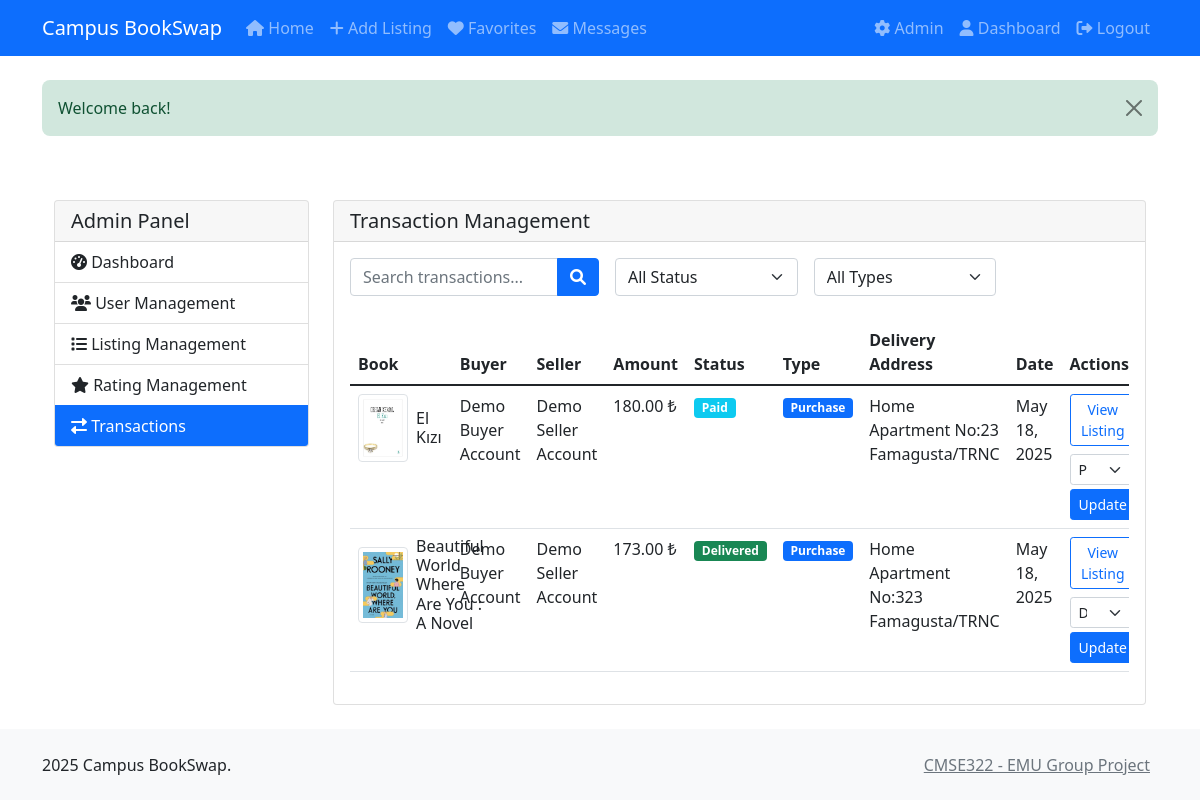
/projectfolder/admin/transactions.php (signed in), run on the app's committed database.
### tables this page shows
CREATE TABLE `transaction` (
  `transaction_id` int(11) NOT NULL,
  `buyer_id` int(11) DEFAULT NULL,
  `listing_id` int(11) DEFAULT NULL,
  `amount` decimal(10,2) DEFAULT NULL,
  `transaction_date` datetime DEFAULT current_timestamp(),
  `transaction_type` varchar(20) DEFAULT NULL CHECK (`transaction_type` in ('purchase','exchange')),
  `delivery_address` text DEFAULT NULL,
  `tracking_code` varchar(100) DEFAULT NULL,
  `courier_name` varchar(100) DEFAULT NULL,
  `transaction_status` varchar(20) DEFAULT NULL CHECK (`transaction_status` in ('paid','shipped','delivered','cancelled','completed'))
);

CREATE TABLE `user` (
  `user_id` int(11) NOT NULL,
  `phone` varchar(20) DEFAULT NULL,
  `name` varchar(100) DEFAULT NULL,
  `email` varchar(100) DEFAULT NULL,
  `reg_date` date NOT NULL,
  `pass_hash` varchar(255) NOT NULL,
  `is_admin` tinyint(1) DEFAULT 0,
  `is_blocked` tinyint(1) DEFAULT 0
);

### projectfolder/admin/transactions.php (the view, shortened to what this page needs)
<?php
$conn = getDbConnection();
$search = $_GET['search'] ?? '';
$status = $_GET['status'] ?? 'all';
$type = $_GET['type'] ?? 'all';
$page = max(1, $_GET['page'] ?? 1);
$per_page = 20;
$where_clauses = [];
$params = [];
$where_sql = $where_clauses ? 'WHERE ' . implode(' AND ', $where_clauses) : '';
$offset = ($page - 1) * $per_page;
$sql = "
    SELECT
        t.*,
        l.title as listing_title,
        COALESCE(b.title, l.title) as book_title,
        buyer.name as buyer_name,
        seller.name as seller_name,
        (SELECT image_url FROM listing_image WHERE listing_id = l.listing_id LIMIT 1) as cover_image,
        t.delivery_address
    FROM transaction t
    LEFT JOIN listing l ON t.listing_id = l.listing_id
    LEFT JOIN book b ON l.book_id = b.book_id
    LEFT JOIN user buyer ON t.buyer_id = buyer.user_id
    LEFT JOIN user seller ON l.user_id = seller.user_id
    $where_sql
    ORDER BY t.transaction_date DESC
    LIMIT ? OFFSET ?
";
$stmt = $conn->prepare($sql);
$params[] = $per_page;
$params[] = $offset;
$param_types = str_repeat('s', count($params) - 2) . 'ii';
$stmt->bind_param($param_types, ...$params);
$stmt->execute();
$transactions = $stmt->get_result()->fetch_all(MYSQLI_ASSOC);
include '../includes/header.php';
?>
<div class="container-fluid mt-4">
    <div class="row">
        <div class="col-md-3">
            <div class="card">
                <div class="card-header">
                    <h5 class="mb-0">Admin Panel</h5>
                </div>
                <div class="list-group list-group-flush">
                    <a href="/admin/" class="list-group-item list-group-item-action">
                        <i class="fas fa-tachometer-alt"></i> Dashboard
                    </a>
                    <a href="/admin/users.php" class="list-group-item list-group-item-action">
                        <i class="fas fa-users"></i> User Management
                    </a>
                    <a href="/admin/listings.php" class="list-group-item list-group-item-action">
                        <i class="fas fa-list"></i> Listing Management
                    </a>
                    <a href="/admin/ratings.php" class="list-group-item list-group-item-action">
                        <i class="fas fa-star"></i> Rating Management
                    </a>
                    <a href="/admin/transactions.php" class="list-group-item list-group-item-action active">
                        <i class="fas fa-exchange-alt"></i> Transactions
                    </a>
                </div>
            </div>
        </div>
        <div class="col-md-9">
            <div class="card">
                <div class="card-header">
                    <h5 class="float-start mb-0">Transaction Management</h5>
                </div>
                <div class="card-body">
                    <form class="row g-3 mb-4">
                        <div class="col-md-4">
                            <div class="input-group">
                                <input type="text" class="form-control" name="search"
                                       value="<?php echo htmlspecialchars($search); ?>"
                                       placeholder="Search transactions...">
                                <button class="btn btn-primary" type="submit">
                                    <i class="fas fa-search"></i>
                                </button>
                            </div>
                        </div>
                        <div class="col-md-3">
                            <select class="form-select" name="status" onchange="this.form.submit()">
                                <option value="all" <?php echo $status === 'all' ? 'selected' : ''; ?>>All Status</option>
                            </select>
                        </div>
                        <div class="col-md-3">
                            <select class="form-select" name="type" onchange="this.form.submit()">
                                <option value="all" <?php echo $type === 'all' ? 'selected' : ''; ?>>All Types</option>
                            </select>
                        </div>
                    </form>
                    <div class="table-responsive">
                        <table class="table table-hover">
                            <thead>
                                <tr>
                                    <th>Book</th>
                                    <th>Buyer</th>
                                    <th>Seller</th>
                                    <th>Amount</th>
                                    <th>Status</th>
                                    <th>Type</th>
                                    <th>Delivery Address</th>
                                    <th>Date</th>
                                    <th>Actions</th>
                                </tr>
                            </thead>
                            <tbody>
                                <?php foreach ($transactions as $transaction): ?>
                                <tr>
                                    <td>
                                        <div class="d-flex align-items-center">
                                            <?php if ($transaction['cover_image']): ?>
                                                <img src="<?php echo htmlspecialchars($transaction['cover_image']); ?>"
                                                     alt="Book cover" class="img-thumbnail me-2" style="width: 50px;">
                                            <?php endif; ?>
                                            <div>
                                                <h6 class="mb-0"><?php echo htmlspecialchars($transaction['book_title'] ?? 'Unknown Book'); ?></h6>
                                            </div>
                                        </div>
                                    </td>
                                    <td><?php echo htmlspecialchars($transaction['buyer_name'] ?? 'Unknown Buyer'); ?></td>
                                    <td><?php echo htmlspecialchars($transaction['seller_name'] ?? 'Unknown Seller'); ?></td>
                                    <td>
                                        <?php if ($transaction['transaction_type'] === 'purchase'): ?>
                                            <?php echo number_format($transaction['amount'], 2); ?> ₺
                                        <?php else: ?>
                                            Exchange
                                        <?php endif; ?>
                                    </td>
                                    <td>
                                        <span class="badge bg-<?php
                                            echo match($transaction['transaction_status']) {
                                                'paid' => 'info',
                                                'shipped' => 'primary',
                                                'delivered' => 'success',
                                                'completed' => 'success',
                                                'cancelled' => 'danger',
                                                default => 'secondary'
                                            };
                                        ?>">
                                            <?php echo ucfirst($transaction['transaction_status']); ?>
                                        </span>
                                    </td>
                                    <td>
                                        <span class="badge bg-<?php echo $transaction['transaction_type'] === 'purchase' ? 'primary' : 'info'; ?>">
                                            <?php echo ucfirst($transaction['transaction_type']); ?>
                                        </span>
                                    </td>
                                    <td><?php echo htmlspecialchars($transaction['delivery_address'] ?? 'N/A'); ?></td>
                                    <td><?php echo date('M j, Y', strtotime($transaction['transaction_date'])); ?></td>
                                    <td>
                                        <div class="btn-group btn-group-sm">
                                            <a href="/listing.php?id=<?php echo $transaction['listing_id']; ?>"
                                               class="btn btn-outline-primary" target="_blank">
                                                View Listing
                                            </a>
                                        </div>
                                        <form class="mt-2 update-transaction-form">
                                            <div class="input-group input-group-sm">
                                                <select name="status" class="form-select form-select-sm" required>
                                                    <option value="paid" <?php echo $transaction['transaction_status'] === 'paid' ? 'selected' : ''; ?>>Paid</option>
                                                    <option value="delivered" <?php echo $transaction['transaction_status'] === 'delivered' ? 'selected' : ''; ?>>Delivered</option>
                                                </select>
                                            </div>
                                            <button type="submit" class="btn btn-primary btn-sm mt-1">Update</button>
                                        </form>
                                    </td>
                                </tr>
                                <?php endforeach; ?>
                            </tbody>
                        </table>
                    </div>
                </div>
            </div>
        </div>
    </div>
</div>
<?php include '../includes/footer.php'; ?>

### projectfolder/assets/css/style.css (style rules this page uses)
body { min-height: 100vh; display: flex; flex-direction: column; }
.card { transition: transform 0.2s ease-in-out, box-shadow 0.2s ease-in-out; }

### data on the page
transaction: shows a picture, book_title "El Kızı", buyer.name "Demo Buyer Account", user.name "Demo Seller Account", amount "180.00", transaction_status "Paid", transaction_type "Purchase", delivery_address "Home Apartment No:23 Famagusta/TRNC", transaction_date "May 18, 2025", status "Paid"
transaction: shows a picture, book_title "Beautiful World Where Are You : A Novel", buyer.name "Demo Buyer Account", user.name "Demo Seller Account", amount "173.00", transaction_status "Delivered", transaction_type "Purchase", delivery_address "Home Apartment No:323 Famagusta/TRNC", transaction_date "May 18, 2025", status "Delivered"

### other printed values
SITE_NAME "Campus BookSwap"
$_SESSION['flash']['message'] "Welcome back!"
